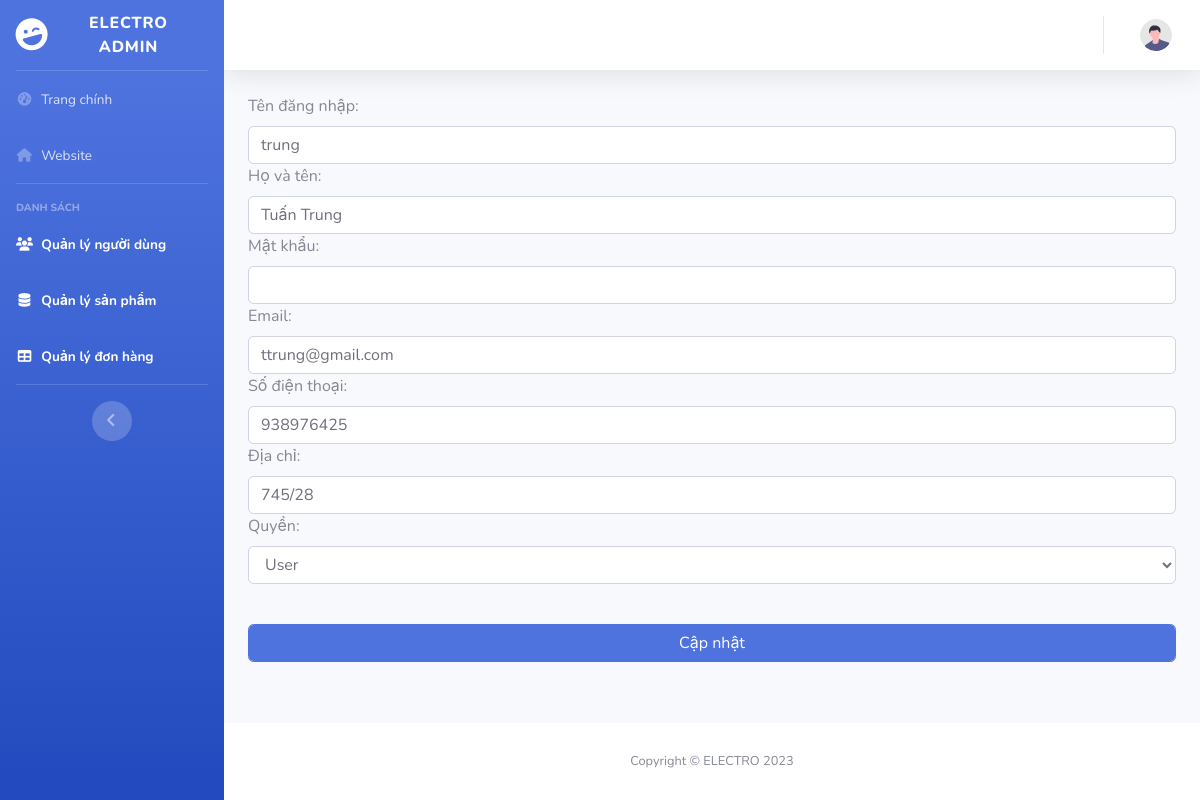
/admin/edit-user.php?action=edit-user&id=8, run on the app's committed database.
### tables this page shows
CREATE TABLE `user` (
  `id` int(11) NOT NULL,
  `username` varchar(250) NOT NULL,
  `fullname` varchar(250) NOT NULL,
  `phone` int(11) NOT NULL,
  `address` varchar(250) NOT NULL,
  `role` text NOT NULL,
  `password` varchar(100) NOT NULL,
  `email` varchar(250) NOT NULL
);

### admin/edit-user.php (the view, shortened to what this page needs)
<?php
include 'templates/header.php';
?>
<body id="page-top">
    <div id="wrapper">
        <?php include '/xampp/htdocs/electro-master/admin/templates/sidebar.php'; ?>
        <div id="content-wrapper" class="d-flex flex-column">
            <div id="content">
                <?php
                include 'templates/nav.php';
                ?>
                <div class="container-fluid">
                    <?php
                    if (isset($_GET['id'])) {
                        $id = $_GET['id'];
                        $conn = MoKetNoi();
                        mysqli_select_db($conn, "pc");
                        $sql = "SELECT * FROM user WHERE id = $id";
                        $result = mysqli_query($conn, $sql);
                        $row = mysqli_fetch_assoc($result);
                    }
                    ?>
                    <form method="post" enctype="multipart/form-data">
                        <label>Tên đăng nhập:</label>
                        <input type="text" name="username" value="<?php echo $row['username']; ?>" class="form-control" required>
                        <label>Họ và tên:</label>
                        <input type="text" name="fullname" value="<?php echo $row['fullname']; ?>" class="form-control" required>
                        <label>Mật khẩu:</label>
                        <input type="password" name="password" value="" class="form-control" required>
                        <label>Email:</label>
                        <input type="email" name="email" value="<?php echo $row['email']; ?>" class="form-control" required>
                        <label>Số điện thoại:</label>
                        <input type="text" name="phone" value="<?php echo $row['phone']; ?>" class="form-control" required>
                        <label>Địa chỉ:</label>
                        <input type="text" name="address" value="<?php echo $row['address']; ?>" class="form-control" required>
                        <label>Quyền:</label>
                        <select name="role" class="form-control">
                            <option value="user" <?php if ($row['role'] == 'user') echo 'selected'; ?>>User</option>
                        </select>
                        <br>
                        <input type="submit" name="submit" value="Cập nhật" class="btn btn-primary mt-3 form-control">
                    </form>
                </div>
            </div>
            <?php
            include 'templates/footer.php';
            ?>
</body>
</html>

### data on the page
user: username "trung", fullname "Tuấn Trung", email "ttrung@gmail.com", phone "938976425", address "745/28", role "User"
